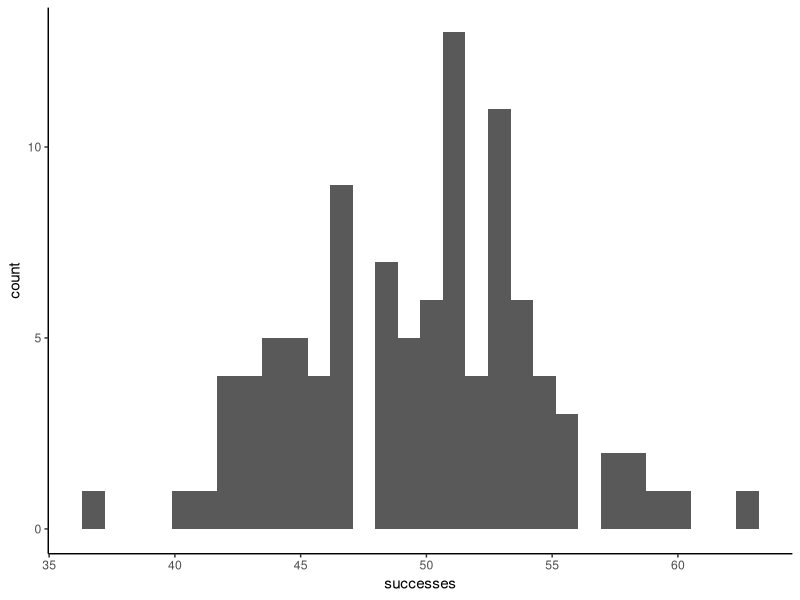
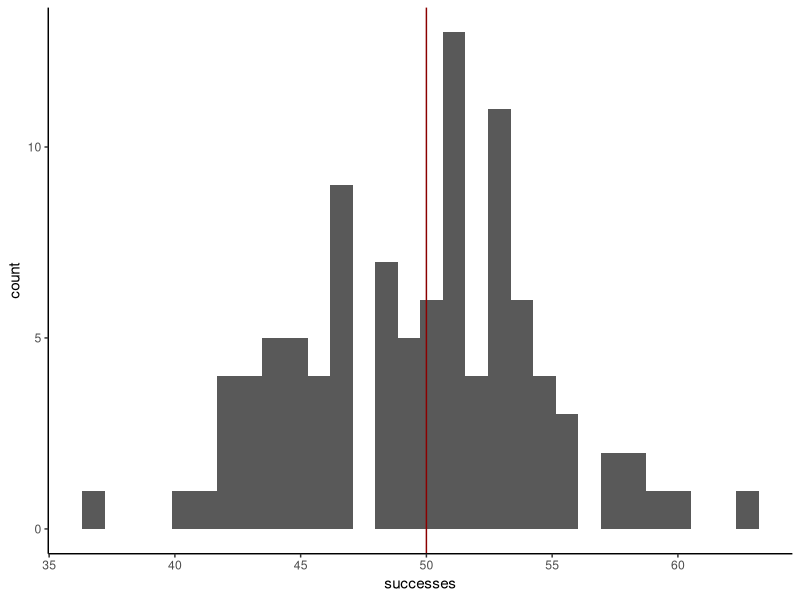
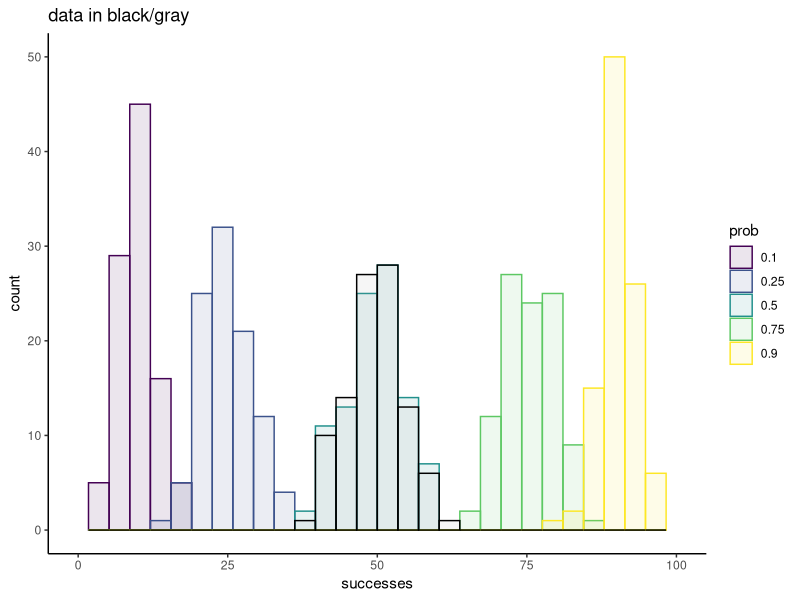
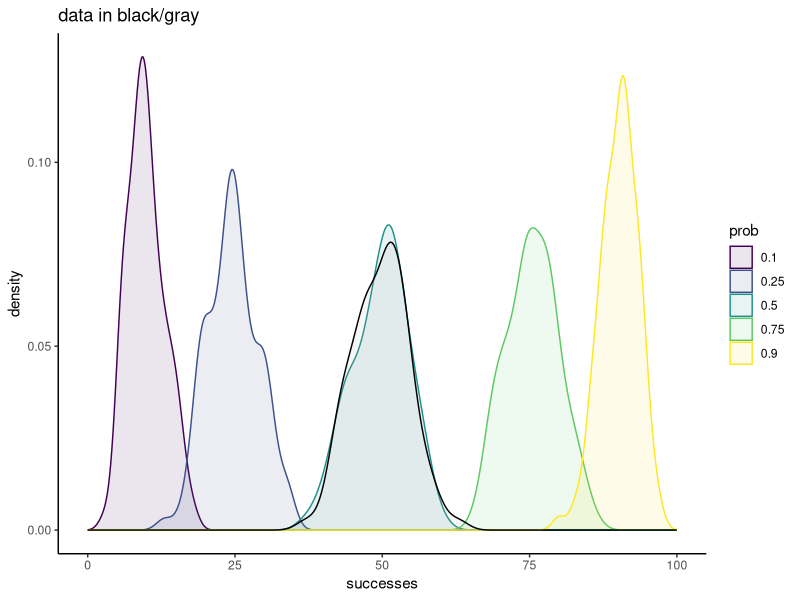
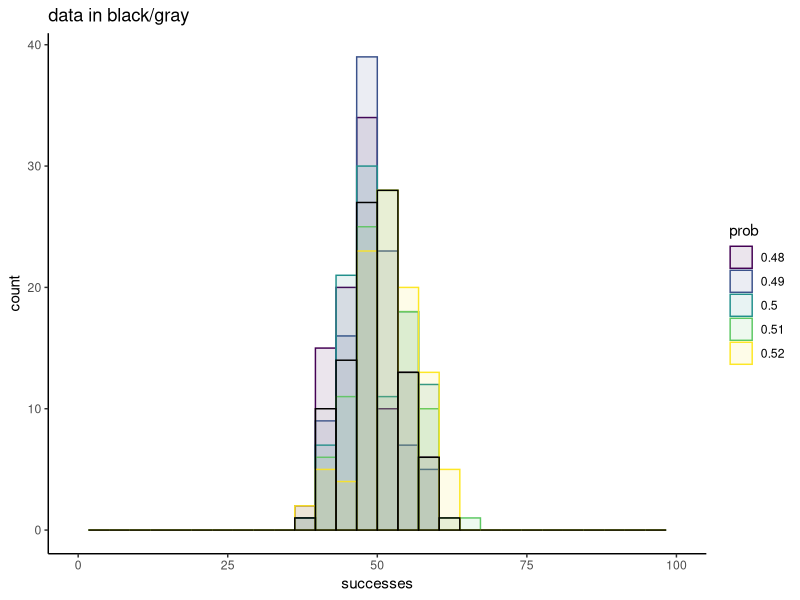
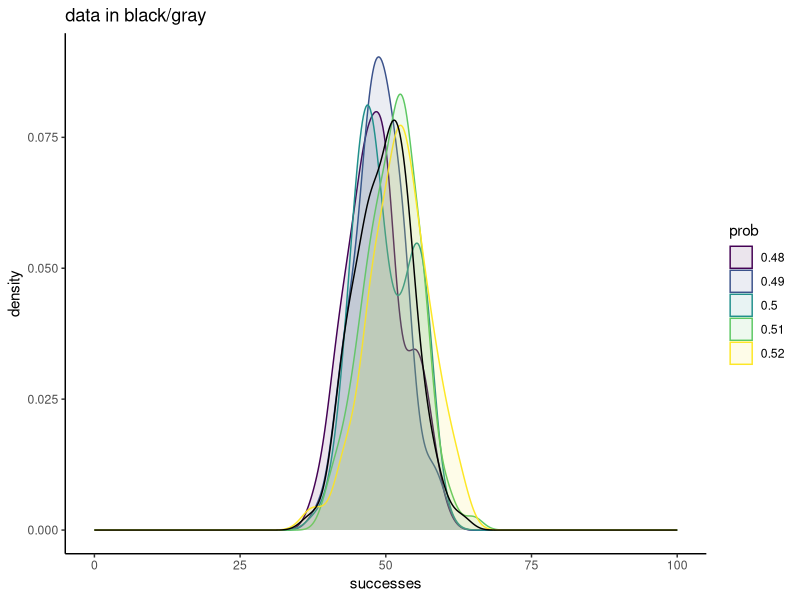
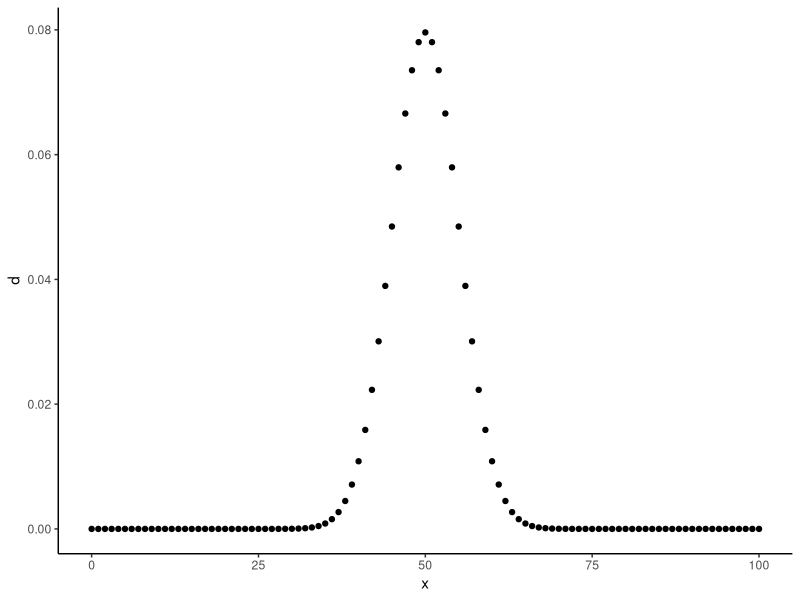

The R script that drew these images, in order:
## ---- chunk 1
# Set the seed so you can reproduce my results
set.seed(42)
simdata <- rbinom(100, 100, 0.5)
## ---- chunk 2
library(ggplot2)
library(dplyr)

sim_df <- tibble(successes = simdata)

sim_plot <- sim_df %>%
  ggplot(aes(x = successes)) + 
  geom_histogram() +
  theme_classic()
sim_plot
## ---- chunk 3
sim_plot +
  geom_vline(xintercept = 50,
             color = 'darkred')
## ---- chunk 4
### With a for loop
library(tidyr)
candidates <- c(0.1, 0.25, 0.5, 0.75, 0.9)

sim_list <- vector(mode = "list",
                  length = length(candidates))
for(c in seq_along(candidates)){
  
  sim_list[[c]] <- rbinom(100, 100, candidates[c])
  
}
names(sim_list) <- as.factor(candidates)
sim_df <- as_tibble(sim_list) %>%
  pivot_longer(names_to = "prob",
               values_to = "successes",
               cols = everything())

sim_df %>%
  ggplot(aes(x = successes, 
             fill = prob, 
             color = prob)) + 
  geom_histogram(alpha = 0.1,
                 position = 'identity') +
  geom_histogram(data = tibble(successes = simdata,
                               prob = factor('data')),
                 aes(x = successes),
                 color = 'black',
                 alpha = 0.1,
                 fill = 'darkgray') +
  scale_fill_viridis_d() +
  scale_color_viridis_d() + 
  theme_classic() +
  ggtitle('data in black/gray') + 
  xlim(c(0, 100))


sim_df %>%
  ggplot(aes(x = successes, 
             fill = prob, 
             color = prob)) + 
  geom_density(alpha = 0.1,
                 position = 'identity') +
  geom_density(data = tibble(successes = simdata,
                               prob = factor('data')),
                 aes(x = successes),
                 color = 'black',
                 alpha = 0.1,
                 fill = 'darkgray') +
  scale_fill_viridis_d() +
  scale_color_viridis_d() + 
  theme_classic() +
  ggtitle('data in black/gray') + 
  xlim(c(0, 100))

## ---- chunk 5
### With a for loop
library(tidyr)
candidates <- c(0.48, 0.49, 0.5, 0.51, 0.52)

sim_list <- vector(mode = "list",
                  length = length(candidates))
for(c in seq_along(candidates)){
  
  sim_list[[c]] <- rbinom(100, 100, candidates[c])
  
}
names(sim_list) <- as.factor(candidates)
sim_df <- as_tibble(sim_list) %>%
  pivot_longer(names_to = "prob",
               values_to = "successes",
               cols = everything())


sim_df %>%
  ggplot(aes(x = successes, 
             fill = prob, 
             color = prob)) + 
  geom_histogram(alpha = 0.1,
                 position = 'identity') +
  geom_histogram(data = tibble(successes = simdata,
                               prob = factor('data')),
                 aes(x = successes),
                 color = 'black',
                 alpha = 0.1,
                 fill = 'darkgray') +
  scale_fill_viridis_d() +
  scale_color_viridis_d() + 
  theme_classic() +
  ggtitle('data in black/gray') + 
  xlim(c(0, 100))

sim_df %>%
  ggplot(aes(x = successes, 
             fill = prob, 
             color = prob)) + 
  geom_density(alpha = 0.1,
                 position = 'identity') +
  geom_density(data = tibble(successes = simdata,
                               prob = factor('data')),
                 aes(x = successes),
                 color = 'black',
                 alpha = 0.1,
                 fill = 'darkgray') +
  scale_fill_viridis_d() +
  scale_color_viridis_d() + 
  theme_classic() +
  ggtitle('data in black/gray') + 
  xlim(c(0, 100))

## ---- chunk 6
dbinom(50, 100, 0.5)
dbinom(50, 100, 0.5)
## ---- chunk 7
xs <- 0:100
ds <- dbinom(xs, 100, 0.5)

tibble(x = xs,
       d = ds) %>%
  ggplot(aes(x = x, y = d)) + 
  geom_point() + 
  theme_classic()
## ---- chunk 8
dbinom(1, 1, 0.5)
## ---- chunk 9
dbinom(1, 1, 0.3)
dbinom(1, 1, 0.7)
dbinom(1, 1, 0.2315)
## ---- chunk 10
# Expecting 0.25
dbinom(2, 2, 0.5)

# Expecting 0.01
dbinom(2, 2, 0.1)
